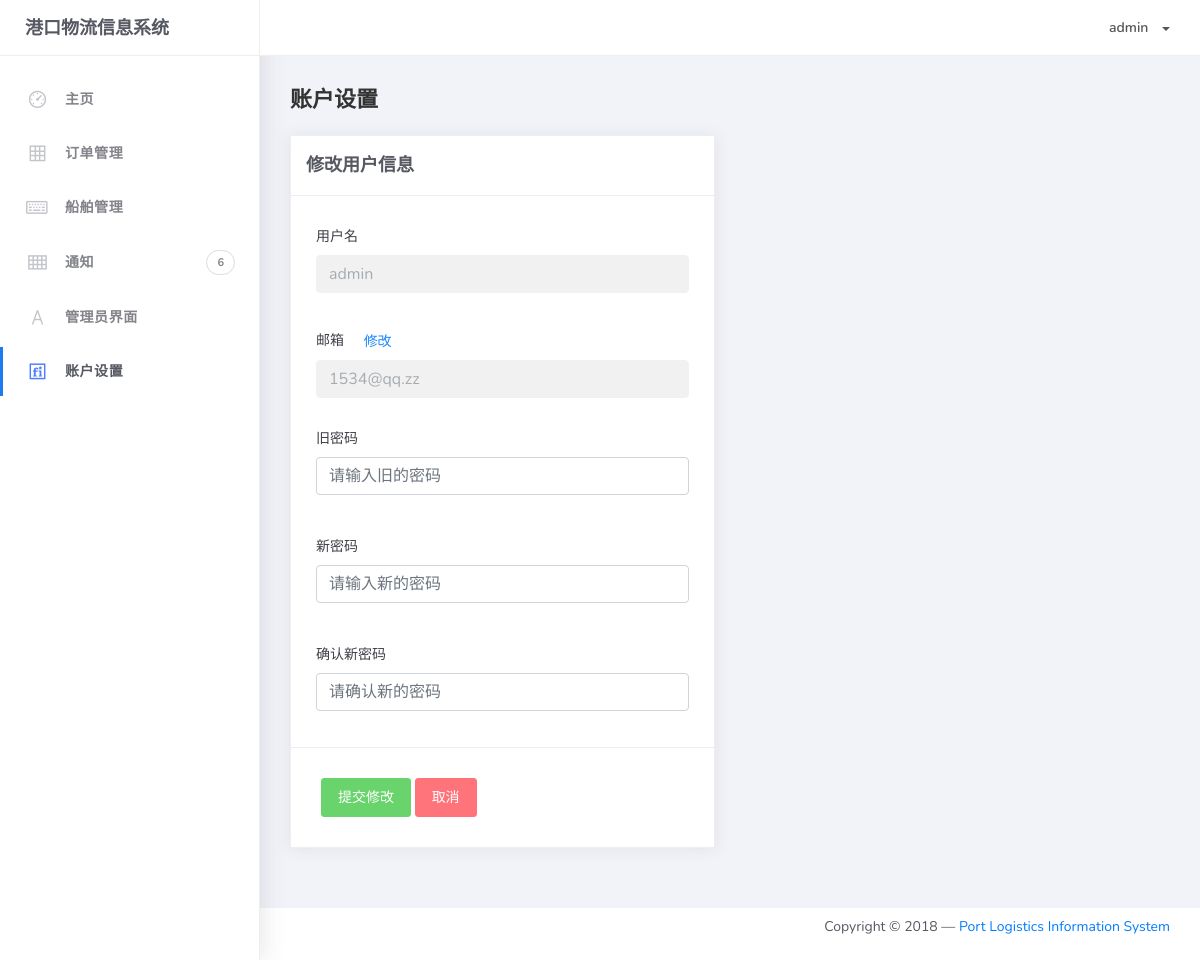
Page /profile/ (signed in) on the earlier database version.
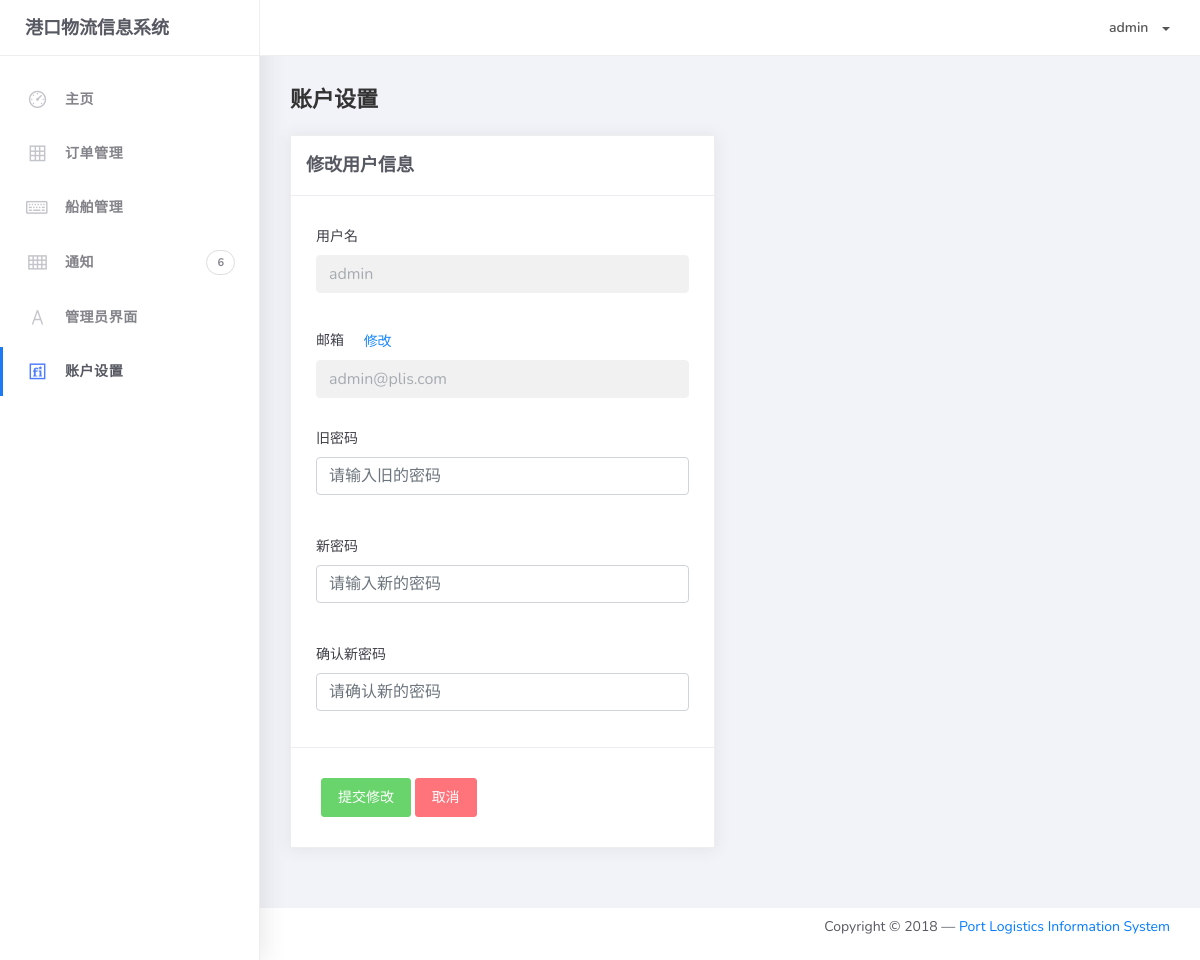
Same page on the later database version.
### login/models.py (models this page shows)
class ManagerUser(AbstractUser):
    class Meta(AbstractUser.Meta):
        pass

### login/views.py (the view)
# urls.py: path('profile/', views.user_profile, name="profile"),
def user_profile(request):
    if not request.user.is_authenticated:
        return redirect('login')
    else:
        if request.method == 'POST':
            Profile_form = ProfileForm(request.POST, user=request.user)
            if Profile_form.is_valid():
                user = request.user
                new_pass = Profile_form.cleaned_data['new_password']
                user.set_password(new_pass)
                user.save()
                logout(request)
                return redirect('login')
        else:
            Profile_form = ProfileForm()
        context = {'Profile_form': Profile_form, }
        return render(request, "profiles.html", context)

### login/forms.py (shortened to what this page needs)
class ProfileForm(forms.Form):
    old_password = forms.CharField(label='旧密码', widget=forms.PasswordInput(attrs={
                                 'class': 'form-control',
                                 'placeholder': '请输入旧的密码',
                             }))
    new_password = forms.CharField(label='新密码', widget=forms.PasswordInput(attrs={
                                 'class': 'form-control',
                                 'placeholder': '请输入新的密码',
                             }))
    new_password_re = forms.CharField(label='确认新密码', widget=forms.PasswordInput(attrs={
                                 'class': 'form-control',
                                 'placeholder': '请确认新的密码',
                             }))
    def __init__(self, *args, **kwargs):
        if 'user' in kwargs:
            self.user = kwargs.pop('user')
        super(ProfileForm, self).__init__(*args, **kwargs)

### login/templates/profiles.html (shortened to what this page needs)
{% extends 'index.html' %}
{% block sidebar %}
	<li class="nav-item">
		<a href="{% url 'homepage' %}">
			<i class="la la-dashboard"></i>
			<p>主页</p>
		</a>
	</li>
	<li class="nav-item">
		<a href="{% url 'order' %}">
			<i class="la la-table"></i>
			<p>订单管理</p>
		</a>
	</li>
	<li class="nav-item">
		<a href="{% url 'ships' %}">
			<i class="la la-keyboard-o"></i>
			<p>船舶管理</p>
		</a>
	</li>
	<li class="nav-item">
		<a href="{% url 'notification' %}">
			<i class="la la-th"></i>
			<p>通知</p>
			<span class="badge badge-count">6</span>
		</a>
	</li>
	{% if user.is_staff  %}
	<li class="nav-item">
		<a href="/admin">
			<i class="la la-font"></i>
			<p>管理员界面</p>
		</a>
	</li>
	{% endif %}
	<li class="nav-item active">
		<a href="{% url 'profile' %}">
			<i class="la la-fonticons"></i>
			<p>账户设置</p>
		</a>
	</li>
{% endblock %}
{% block main-panel %}
    <div class="content">
    	<div class="container-fluid">
    		<h4 class="page-title">账户设置</h4>
    		<div class="row">
    			<div class="col-md-6" name="main">
    			{% block main %}
    				<form method="POST" class="card" novalidate="" action="{% url 'profile' %}">
    					<div class="card-header">
    						<div class="card-title">修改用户信息</div>
    					</div>
    					<div class="card-body">
    						<div class="form-group">
    							<label for="disableinput">用户名</label>
    							<input type="text" class="form-control" id="disableinput" placeholder="{{ user.username }}" disabled>
    						</div>
    						<div class="form-group">
    							<label for="disableinput">邮箱</label>
    							<a href="{% url 'change_email' %}" class="btn btn-link">修改</a>
    							<input type="email" class="form-control" id="disableinput" placeholder="{{ user.email }}" disabled>
    						</div>
    						{% for field in Profile_form %}
    							<div class="form-group">
    							<label for="{{ field.id_for_label }}">{{ field.label }}</label>
    							{{ field }}
    							</div>
    						{% endfor %}
    						</div>
    						<div class="card-action">
    							<button type="submit" class="btn btn-success">提交修改</button>
    							<button class="btn btn-danger">取消</button>
    						</div>
    				</form>
    			{% endblock %}
    			</div>
    		</div>
    	</div>
    </div>
{% endblock %}

### login/templates/index.html (shortened to what this page needs)
{% load staticfiles %}
<!DOCTYPE html>
<html>
<head>
	<link rel="stylesheet" href="{% static 'assets/css/bootstrap.min.css'%}">
	<link rel="stylesheet" href="{% static 'assets/css/ready.css'%}">
	<link rel="stylesheet" href="{% static 'assets/css/demo.css'%}">
</head>
<body>
	<div class="wrapper">
		<div class="main-header">
			<div class="logo-header">
				<a href="index.html" class="logo">
					港口物流信息系统
				</a>
			</div>
			<nav class="navbar navbar-header navbar-expand-lg">
				<div class="container-fluid">
					<ul class="navbar-nav topbar-nav ml-md-auto align-items-center">
						<li class="nav-item dropdown">
							<a class="dropdown-toggle profile-pic" data-toggle="dropdown" href="#" aria-expanded="false"> <span >{{ user.username }}</span> </a>
							</li>
						</ul>
					</div>
				</nav>
			</div>
			<div class="sidebar">
				<div class="scrollbar-inner sidebar-wrapper">
					<ul class="nav">
                    {% block sidebar %}{% endblock %}
					</ul>
				</div>
			</div>
			<div class="main-panel">
                {% block main-panel %}{% endblock %}
				</div>
				<footer class="footer">
					<div class="container-fluid">
						<nav class="pull-left">
							<ul class="nav">
								<li class="nav-item">
									<a class="nav-link" href="#">
									</a>
								</li>
							</ul>
						</nav>
						<div class="copyright ml-auto">
							Copyright © 2018 —  <a href="#">Port Logistics Information System</a>
					    </div>
                    </div>
				</footer>
			</div>
</body>
</html>

Differences in the rows shown:
changed ManagerUser "admin": email "1534@qq.zz" → "admin@plis.com"
